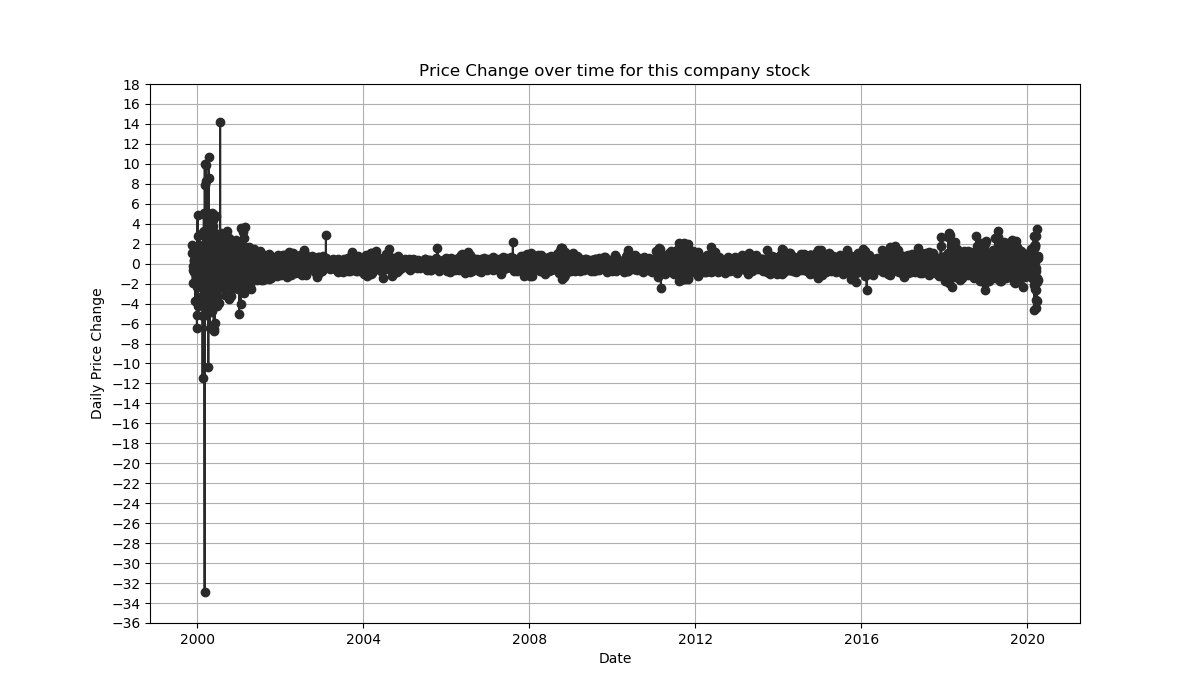

Generate this figure with Python:
import matplotlib
matplotlib.use("Agg")
import matplotlib.pyplot as plt
from datetime import datetime

dates = []
priceChange = []
with open("part-r-00000", "r") as file:
    for line in file:
        if line.startswith("Price Change for: "):
            parts = line.strip().split()
            date = parts[3]
            changedata = float(parts[4])
            date = datetime.strptime(date, "%Y-%m-%d")
            dates.append(date)
            priceChange.append(changedata)

plt.figure(figsize=(12, 7))
plt.plot(dates, priceChange, color="#2a2a2a", marker="o", linestyle="-")
plt.title("Price Change over time for this company stock")
plt.xlabel("Date")
plt.ylabel("Daily Price Change")
plt.yticks(range(-36,19,2)) 
plt.grid(True, which="both")
plt.savefig("change.png")
